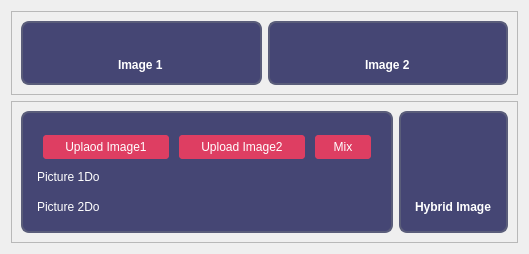
      <widget class="QWidget" name="tab_4">
       <attribute name="title">
        <string>Hyprid Image</string>
       </attribute>
       <layout class="QVBoxLayout" name="verticalLayout_26">
        <item>
         <widget class="QFrame" name="frame_48">
          <property name="frameShape">
           <enum>QFrame::StyledPanel</enum>
          </property>
          <property name="frameShadow">
           <enum>QFrame::Raised</enum>
          </property>
          <layout class="QHBoxLayout" name="horizontalLayout_13">
           <item>
            <widget class="QFrame" name="frame_50">
             <property name="styleSheet">
              <string notr="true">background-color:#454674;
border-radius:8px;
border : 2px solid #5A5D7A; </string>
             </property>
             <property name="frameShape">
              <enum>QFrame::StyledPanel</enum>
             </property>
             <property name="frameShadow">
              <enum>QFrame::Raised</enum>
             </property>
             <layout class="QVBoxLayout" name="verticalLayout_28">
              <item>
               <widget class="QLabel" name="image1">
                <property name="styleSheet">
                 <string notr="true">border : 2px solid #454674; </string>
                </property>
                <property name="text">
                 <string/>
                </property>
               </widget>
              </item>
              <item alignment="Qt::AlignHCenter">
               <widget class="QLabel" name="label_58">
                <property name="maximumSize">
                 <size>
                  <width>300</width>
                  <height>30</height>
                 </size>
                </property>
                <property name="font">
                 <font>
                  <pointsize>9</pointsize>
                  <weight>75</weight>
                  <bold>true</bold>
                 </font>
                </property>
                <property name="styleSheet">
                 <string notr="true">color:white;
border : 2px solid #454674; </string>
                </property>
                <property name="text">
                 <string>Image 1</string>
                </property>
               </widget>
              </item>
             </layout>
            </widget>
           </item>
           <item>
            <widget class="QFrame" name="frame_51">
             <property name="styleSheet">
              <string notr="true">background-color:#454674;
border-radius:8px;
border : 2px solid #5A5D7A; </string>
             </property>
             <property name="frameShape">
              <enum>QFrame::StyledPanel</enum>
             </property>
             <property name="frameShadow">
              <enum>QFrame::Raised</enum>
             </property>
             <layout class="QVBoxLayout" name="verticalLayout_29">
              <item>
               <widget class="QLabel" name="image2">
                <property name="styleSheet">
                 <string notr="true">border : 2px solid #454674; </string>
                </property>
                <property name="text">
                 <string/>
                </property>
               </widget>
              </item>
              <item alignment="Qt::AlignHCenter">
               <widget class="QLabel" name="label_60">
                <property name="maximumSize">
                 <size>
                  <width>300</width>
                  <height>30</height>
                 </size>
                </property>
                <property name="font">
                 <font>
                  <pointsize>9</pointsize>
                  <weight>75</weight>
                  <bold>true</bold>
                 </font>
                </property>
                <property name="styleSheet">
                 <string notr="true">color:white;
border : 2px solid #454674; </string>
                </property>
                <property name="text">
                 <string>Image 2</string>
                </property>
               </widget>
              </item>
             </layout>
            </widget>
           </item>
          </layout>
         </widget>
        </item>
        <item>
         <widget class="QFrame" name="frame_52">
          <property name="frameShape">
           <enum>QFrame::StyledPanel</enum>
          </property>
          <property name="frameShadow">
           <enum>QFrame::Raised</enum>
          </property>
          <layout class="QHBoxLayout" name="horizontalLayout_14" stretch="1,2">
           <item>
            <widget class="QFrame" name="frame_54">
             <property name="styleSheet">
              <string notr="true">background-color:#454674;
font: 9pt &quot;MS Shell Dlg 2&quot;;
border-radius:8px;
border : 2px solid #5A5D7A; </string>
             </property>
             <property name="frameShape">
              <enum>QFrame::StyledPanel</enum>
             </property>
             <property name="frameShadow">
              <enum>QFrame::Raised</enum>
             </property>
             <layout class="QVBoxLayout" name="verticalLayout_31">
              <item>
               <widget class="QFrame" name="frame_56">
                <property name="minimumSize">
                 <size>
                  <width>0</width>
                  <height>40</height>
                 </size>
                </property>
                <property name="maximumSize">
                 <size>
                  <width>16777215</width>
                  <height>40</height>
                 </size>
                </property>
                <property name="styleSheet">
                 <string notr="true">margin-top:0px;
border : 2px solid #454674; </string>
                </property>
                <property name="frameShape">
                 <enum>QFrame::StyledPanel</enum>
                </property>
                <property name="frameShadow">
                 <enum>QFrame::Raised</enum>
                </property>
                <layout class="QHBoxLayout" name="horizontalLayout_15">
                 <property name="leftMargin">
                  <number>7</number>
                 </property>
                 <property name="rightMargin">
                  <number>7</number>
                 </property>
                 <item>
                  <widget class="QPushButton" name="upload_image1_button">
                   <property name="minimumSize">
                    <size>
                     <width>130</width>
                     <height>28</height>
                    </size>
                   </property>
                   <property name="maximumSize">
                    <size>
                     <width>100</width>
                     <height>16777215</height>
                    </size>
                   </property>
                   <property name="font">
                    <font>
                     <family>MS Shell Dlg 2</family>
                     <pointsize>9</pointsize>
                     <weight>50</weight>
                     <italic>false</italic>
                     <bold>false</bold>
                    </font>
                   </property>
                   <property name="styleSheet">
                    <string notr="true">background-color: #DE3E62;
border-radius: 5px;
color:white;

</string>
                   </property>
                   <property name="text">
                    <string>Uplaod Image1</string>
                   </property>
                  </widget>
                 </item>
                 <item>
                  <widget class="QPushButton" name="upload_image2_button">
                   <property name="minimumSize">
                    <size>
                     <width>130</width>
                     <height>28</height>
                    </size>
                   </property>
                   <property name="maximumSize">
                    <size>
                     <width>100</width>
                     <height>16777215</height>
                    </size>
                   </property>
                   <property name="font">
                    <font>
                     <family>MS Shell Dlg 2</family>
                     <pointsize>9</pointsize>
                     <weight>50</weight>
                     <italic>false</italic>
                     <bold>false</bold>
                    </font>
                   </property>
                   <property name="styleSheet">
                    <string notr="true">background-color: #DE3E62;
border-radius: 5px;
color:white;
</string>
                   </property>
                   <property name="text">
                    <string>Upload Image2</string>
                   </property>
                  </widget>
                 </item>
                 <item>
                  <widget class="QPushButton" name="mix_button">
                   <property name="minimumSize">
                    <size>
                     <width>60</width>
                     <height>28</height>
                    </size>
                   </property>
                   <property name="maximumSize">
                    <size>
                     <width>100</width>
                     <height>16777215</height>
                    </size>
                   </property>
                   <property name="font">
                    <font>
                     <family>MS Shell Dlg 2</family>
                     <pointsize>9</pointsize>
                     <weight>50</weight>
                     <italic>false</italic>
                     <bold>false</bold>
                    </font>
                   </property>
                   <property name="styleSheet">
                    <string notr="true">background-color: #DE3E62;
border-radius: 5px;
color:white;
</string>
                   </property>
                   <property name="text">
                    <string>Mix</string>
                   </property>
                  </widget>
                 </item>
                </layout>
               </widget>
              </item>
              <item>
               <widget class="QLabel" name="label_54">
                <property name="font">
                 <font>
                  <family>MS Shell Dlg 2</family>
                  <pointsize>9</pointsize>
                  <weight>50</weight>
                  <italic>false</italic>
                  <bold>false</bold>
                 </font>
                </property>
                <property name="styleSheet">
                 <string notr="true">color:white;
border : 2px solid #454674; </string>
                </property>
                <property name="text">
                 <string>Picture 1Do</string>
                </property>
               </widget>
              </item>
              <item>
               <widget class="QFrame" name="frame_49">
                <property name="styleSheet">
                 <string notr="true">border : 2px solid #454674; </string>
                </property>
                <property name="frameShape">
                 <enum>QFrame::StyledPanel</enum>
                </property>
                <property name="frameShadow">
                 <enum>QFrame::Raised</enum>
                </property>
                <widget class="QSlider" name="picture_slider">
                 <property name="geometry">
                  <rect>
                   <x>10</x>
                   <y>5</y>
                   <width>211</width>
                   <height>22</height>
                  </rect>
                 </property>
                 <property name="styleSheet">
                  <string notr="true">QSlider::groove:horizontal {
    border: 1px solid #999999;
    height: 2px;
}

QSlider::handle:horizontal {
    background: #0388E3;
    width: 10px;
    margin: -5px -1px;
    border-radius: 5px;
    border: 1px solid #0388E3;
}

QSlider::add-page:horizontal {
    background: qlineargradient(x1: 0, y1: 0, x2: 1, y2: 0, stop: 0 #B1B1B1, stop: 1 #c4c4c4);
}

QSlider::sub-page:horizontal {
    background: #0388E3;
}

QSlider::handle:horizontal:hover {
    background: #007ad9;
    border-color: #007ad9;
}
</string>
                 </property>
                 <property name="orientation">
                  <enum>Qt::Horizontal</enum>
                 </property>
                </widget>
                <widget class="QLabel" name="picture_slider_value">
                 <property name="geometry">
                  <rect>
                   <x>260</x>
                   <y>0</y>
                   <width>55</width>
                   <height>30</height>
                  </rect>
                 </property>
                 <property name="minimumSize">
                  <size>
                   <width>0</width>
                   <height>30</height>
                  </size>
                 </property>
                 <property name="styleSheet">
                  <string notr="true">background-color: #282554;
border-radius: 5px;
color:white;</string>
                 </property>
                 <property name="text">
                  <string>  value</string>
                 </property>
                </widget>
               </widget>
              </item>
              <item>
               <widget class="QLabel" name="label_59">
                <property name="font">
                 <font>
                  <family>MS Shell Dlg 2</family>
                  <pointsize>9</pointsize>
                  <weight>50</weight>
                  <italic>false</italic>
                  <bold>false</bold>
                 </font>
                </property>
                <property name="styleSheet">
                 <string notr="true">color:white;
border : 2px solid #454674; </string>
                </property>
                <property name="text">
                 <string>Picture 2Do</string>
                </property>
               </widget>
              </item>
              <item>
               <widget class="QFrame" name="frame_53">
                <property name="styleSheet">
                 <string notr="true">border : 2px solid #454674; </string>
                </property>
                <property name="frameShape">
                 <enum>QFrame::StyledPanel</enum>
                </property>
                <property name="frameShadow">
                 <enum>QFrame::Raised</enum>
                </property>
                <widget class="QSlider" name="picture_slider_2">
                 <property name="geometry">
                  <rect>
                   <x>10</x>
                   <y>5</y>
                   <width>211</width>
                   <height>22</height>
                  </rect>
                 </property>
                 <property name="styleSheet">
                  <string notr="true">QSlider::groove:horizontal {
    border: 1px solid #999999;
    height: 2px;
}

QSlider::handle:horizontal {
    background: #0388E3;
    width: 10px;
    margin: -5px -1px;
    border-radius: 5px;
    border: 1px solid #0388E3;
}

QSlider::add-page:horizontal {
    background: qlineargradient(x1: 0, y1: 0, x2: 1, y2: 0, stop: 0 #B1B1B1, stop: 1 #c4c4c4);
}

QSlider::sub-page:horizontal {
    background: #0388E3;
}

QSlider::handle:horizontal:hover {
    background: #007ad9;
    border-color: #007ad9;
}
</string>
                 </property>
                 <property name="orientation">
                  <enum>Qt::Horizontal</enum>
                 </property>
                </widget>
                <widget class="QLabel" name="picture_slider_value_2">
                 <property name="geometry">
                  <rect>
                   <x>260</x>
                   <y>0</y>
                   <width>55</width>
                   <height>30</height>
                  </rect>
                 </property>
                 <property name="minimumSize">
                  <size>
                   <width>0</width>
                   <height>30</height>
                  </size>
                 </property>
                 <property name="styleSheet">
                  <string notr="true">background-color: #282554;
border-radius: 5px;
color:white;</string>
                 </property>
                 <property name="text">
                  <string>  value</string>
                 </property>
                </widget>
               </widget>
              </item>
             </layout>
            </widget>
           </item>
           <item>
            <widget class="QFrame" name="frame_55">
             <property name="styleSheet">
              <string notr="true">background-color:#454674;
border-radius:8px;
border : 2px solid #5A5D7A; </string>
             </property>
             <property name="frameShape">
              <enum>QFrame::StyledPanel</enum>
             </property>
             <property name="frameShadow">
              <enum>QFrame::Raised</enum>
             </property>
             <layout class="QVBoxLayout" name="verticalLayout_32">
              <item>
               <widget class="QLabel" name="hyprid_image">
                <property name="styleSheet">
                 <string notr="true">border : 2px solid #454674; </string>
                </property>
                <property name="text">
                 <string/>
                </property>
               </widget>
              </item>
              <item alignment="Qt::AlignHCenter">
               <widget class="QLabel" name="label_66">
                <property name="maximumSize">
                 <size>
                  <width>300</width>
                  <height>30</height>
                 </size>
                </property>
                <property name="font">
                 <font>
                  <pointsize>9</pointsize>
                  <weight>75</weight>
                  <bold>true</bold>
                 </font>
                </property>
                <property name="styleSheet">
                 <string notr="true">color:white;
border : 2px solid #454674; </string>
                </property>
                <property name="text">
                 <string>Hybrid Image</string>
                </property>
               </widget>
              </item>
             </layout>
            </widget>
           </item>
          </layout>
         </widget>
        </item>
       </layout>
      </widget>
